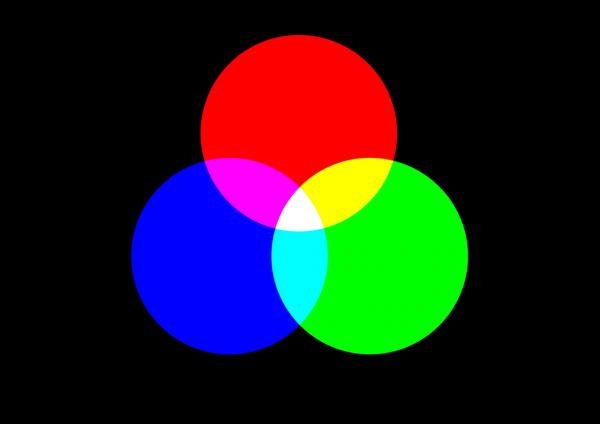
#> input picture Pratica G4/Delivery2/colors.jpg, 600 x 424 px
$ python rgb-hsv-gray.py
#> lines starting #> are read from the running program, lines starting #| are printed output that depends on the picture
import numpy as np
import cv2 as cv
from matplotlib import pyplot as plt

ima=cv.imread('colors.jpg')
#> ima is the input picture: shape (424, 600, 3); mean B, G, R 30.6, 30.5, 30.5

imagray=cv.cvtColor(ima,cv.COLOR_BGR2GRAY)
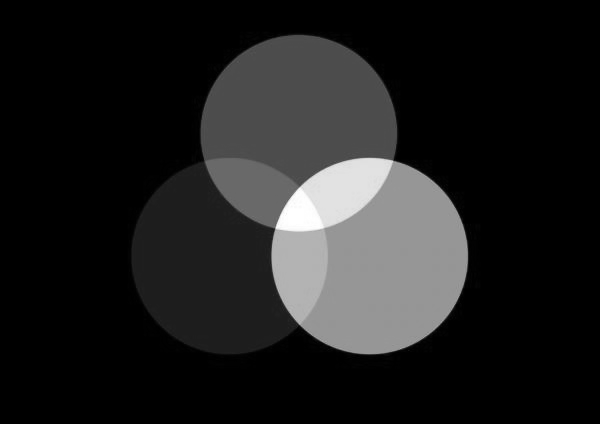
#> imagray: shape (424, 600); min 0, max 255, mean 30.5
imahsv=cv.cvtColor(ima,cv.COLOR_BGR2HSV)
#> imahsv: shape (424, 600, 3); mean H, S, V 23.8, 86.1, 76.6

#
cv.imshow('ORIGINAL',ima)
cv.imshow('GRAY',imagray)
cv.imshow('HSV',imahsv)

k=cv.waitKey(0) & 0xFF
#> (key Esc is pressed here)
